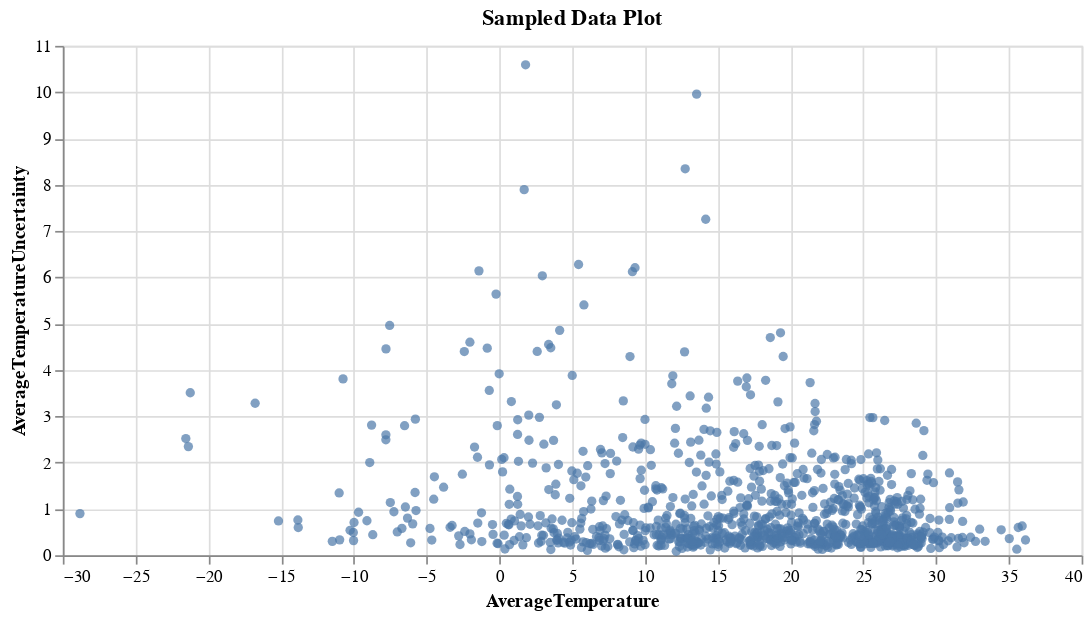

Notebook source saved alongside this figure:
### Code cell
import altair as alt
import pandas as pd

data = df

# Take a random sample of 1000 rows
sample_data = data.sample(n=1000, random_state=42)

# Create an Altair chart with the sample data
chart = alt.Chart(sample_data).mark_circle().encode(
    x='AverageTemperature:Q',
    y='AverageTemperatureUncertainty:Q'
).properties(
    width=600,
    title='Sampled Data Plot'
)

# Show the chart
chart

### Figure 1 — Vega-Lite specification as saved in the notebook (floating-point values rounded to 4 significant figures; data arrays with more than 128 entries replaced by an {"elided": "..."} marker saying what was removed)
{"config": {"view": {"continuousWidth": 300, "continuousHeight": 300}}, "data": {"name": "data-4e739432a97c70bbdb746b6069af11cc"}, "mark": {"type": "circle"}, "encoding": {"x": {"field": "AverageTemperature", "type": "quantitative"}, "y": {"field": "AverageTemperatureUncertainty", "type": "quantitative"}}, "title": "Sampled Data Plot", "width": 600, "$schema": "https://vega.github.io/schema/vega-lite/v5.8.0.json", "datasets": {"data-4e739432a97c70bbdb746b6069af11cc": {"elided": "1000 records"}}}
